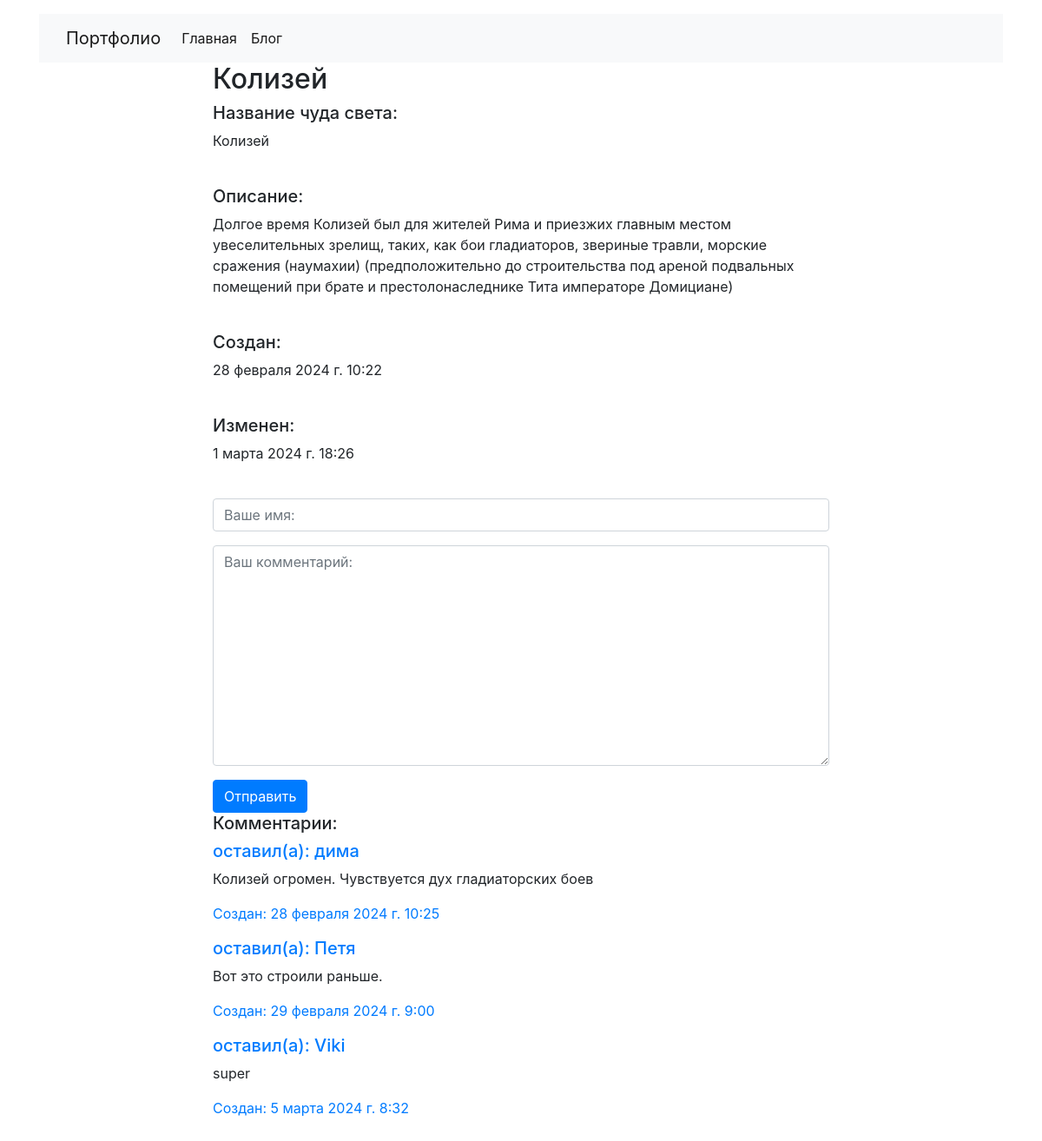
Page /blog/1/ on the committed database.
### blog/models.py (models this page shows, shortened)
class Post(models.Model):
    title = models.CharField(max_length=250)
    body = models.TextField()
    created_on = models.DateTimeField(auto_now_add=True)
    last_modified = models.DateTimeField(auto_now=True)
    categories = models.ManyToManyField('Category', related_name='posts')

class Comment(models.Model):
    author = models.CharField(max_length=100)
    body = models.TextField()
    created_on = models.DateTimeField(auto_now_add=True)
    cos = models.ForeignKey('Post', on_delete=models.CASCADE)
    def __str__(self):
        return f'{self.author}'

### blog/views.py (the view, shortened to what this page needs)
# urls.py: path("blog/<int:pk>/", views.blog_detail, name="blog_detail"),
def blog_detail(request, pk):
    blog = Post.objects.get(pk=pk)
    cats = Post.objects.get(pk=pk).categories.all()
    coms = Comment.objects.filter(cos=pk)
    form = CommentForm()
    comments = Comment.objects.filter(cos=blog)
    context = {
        'blog': blog,
        'cats': cats,
        'coms': coms,
        'comments': comments,
        'form': form
    }
    return render(request, 'blog_detail.html', context)

### blog/forms.py
class CommentForm(forms.Form):
    author = forms.CharField(
        max_length=60,
        widget=forms.TextInput(attrs={
            'class': 'form-control',
            'placeholder': 'Ваше имя:'
        })
    )
    body = forms.CharField(
        widget=forms.Textarea(attrs={
            'class': 'form-control',
            'placeholder': 'Ваш комментарий:'
        })
    )

### blog/templates/blog_detail.html (shortened to what this page needs)
{% extends "base.html" %}
{% block page_content %}
<div class="col-md-8 offset-md-2">
        <h2>{{ blog.title }}</h2>
        <h5>Название чуда света:</h5>
        <p>{{ blog.title }}</p>
        <br>
        <h5>Описание:</h5>
        <p>{{ blog.body }}</p>
        <br>
        <h5>Создан:</h5>
        <p>{{ blog.created_on }}</p>
        <br>
        <h5>Изменен:</h5>
        <p>{{ blog.last_modified }}</p>
        <br>
        <form action="/blog/{{ blog.pk }}/" method="post">
                <div class="form-group">
                        {{ form.author }}
                </div>
                <div class="form-group">
                        {{ form.body }}
                </div>
                <button type="submit" class="btn btn-primary">Отправить</button>
        </form>
        <h5>Комментарии:</h5>
        {% for com in coms %}
        <a href="">
                <h5>оставил(а): {{ com }}</h5>
        </a>
        <p>{{ com.body }}</p>
        <a href="">
        <p>Создан: {{ com.created_on }}</p>
        </a>
        {% endfor %}
</div>
{% endblock %}

### rows in the picture
Post: title "Колизей", body "Долгое время Колизей был для жителей Рима и приезжих главным местом увеселительных зрелищ, таких, как бои гладиаторов, звериные травли, морские сражения (наумахии) (предположительно до строительства под ареной подвальных помещений при брате и престолонаследнике Тита императоре Домициане)", created_on "28 февраля 2024 г. 10:22", last_modified "1 марта 2024 г. 18:26"
Comment: author "дима", body "Колизей огромен. Чувствуется дух гладиаторских боев", created_on "28 февраля 2024 г. 10:25"
Comment: author "Петя", body "Вот это строили раньше.", created_on "29 февраля 2024 г. 9:00"
Comment: author "Viki", body "super", created_on "5 марта 2024 г. 8:32"
